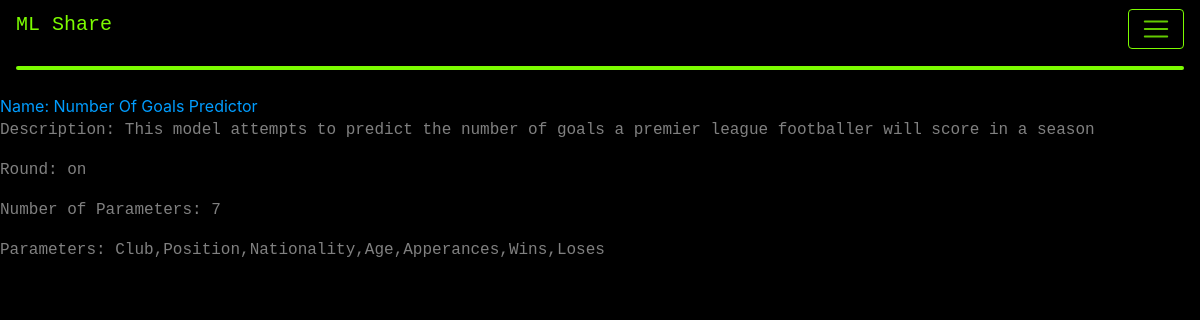
Before: /view with the older database file.
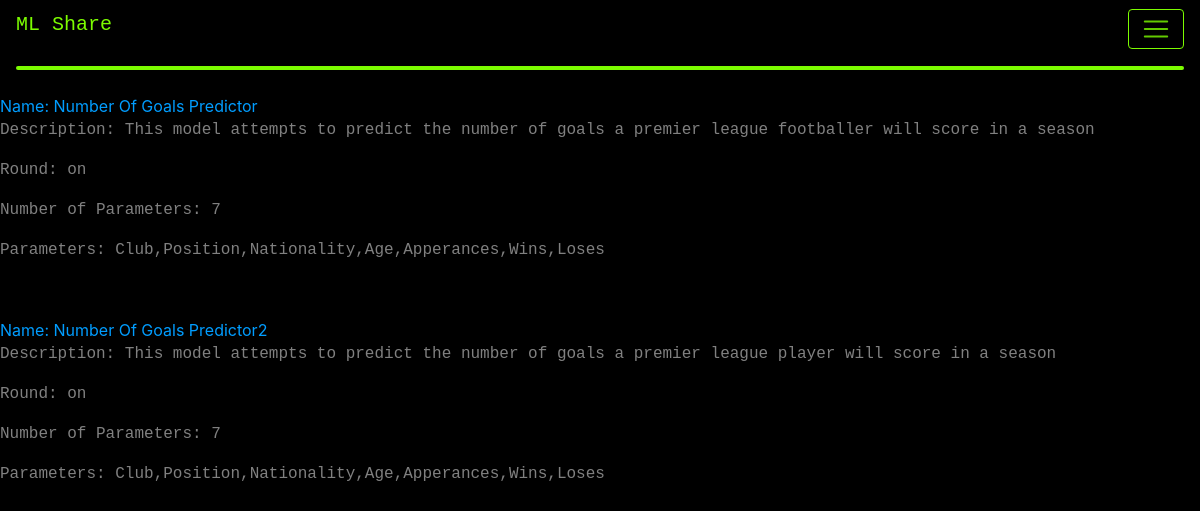
After: the same page with the newer database file.
### app.py (models this page shows, shortened)
class models(db.Model):
    _id = db.Column("id", db.Integer, primary_key=True)
    filename = db.Column(db.String(50))
    filedescription = db.Column(db.String(200))
    data = db.Column(db.LargeBinary)
    instructions = db.Column(db.LargeBinary)
    isround = db.Column(db.String(50))
    dictionary = db.Column(db.LargeBinary)
    parameterorder = db.Column(db.String(50))
    numberofparameters = db.Column(db.Integer())

### app.py (the view)
@app.route("/view")
def view():
    return render_template("view.html", values=models.query.all())

### templates/view.html (shortened to what this page needs)
{% extends "base.html" %}
{% block content %}
    {% for item in values %}
        <a href={{ url_for('view_model', name=item.filename) }}>Name: {{item.filename}}</a>
        <p>Description: {{item.filedescription}}</p>
        <p>Round: {{item.isround}}</p>
        <p>Number of Parameters: {{item.numberofparameters}}</p>
        <p>Parameters: {{item.parameterorder}}</p>
        <p>&ensp;</p>
    {% endfor %}
{% endblock %}

### templates/base.html (shortened to what this page needs)
<html>
<head>
    <link rel="stylesheet" href="https://cdn.jsdelivr.net/npm/bootstrap@4.3.1/dist/css/bootstrap.min.css">
</head>
<link rel="stylesheet" href="/static/styles/style.css"/>
    <body style="background-color:black;">
      <nav class="navbar navbar-dark ", style="background-color: black">
        <a class="navbar-brand" href="/"> <h5>ML Share</h5></a>
        <button class="navbar-toggler ml-auto custom-toggler" type="button" data-toggle="collapse" data-target="#navbarNav" aria-controls="navbarNav" aria-expanded="false" aria-label="Toggle navigation">
          <span class="navbar-toggler-icon"></span>
        </button>
        <hr class="rounded">
      </nav>
        {% block content %}
        {% endblock %}
    </body>
</html>

### static/styles/style.css (style rules this page uses)
.custom-toggler.navbar-toggler { border-color: lawngreen; }
p { color: grey; font-family: "Lucida Console", "Courier New", "monospace"; }
h5 { color: lawngreen; font-family: "Lucida Console", "Courier New", "monospace"; }
a { color: rgb(0, 157, 255); }
hr.rounded { border-top: 4px solid lawngreen; width: 100%; height: 0.1%; }

Changed rows visible on the page:
added models: filename "Number Of Goals Predictor2", filedescription "This model attempts to predict the number of goals a premier league player will score in a season", isround "on", numberofparameters "7", parameterorder "Club,Position,Nationality,Age,Apperances,Wins,Loses"
